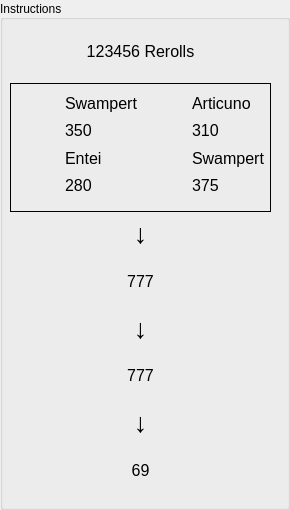
     <widget class="QGroupBox" name="instructionBox">
      <property name="sizePolicy">
       <sizepolicy hsizetype="Fixed" vsizetype="Fixed">
        <horstretch>0</horstretch>
        <verstretch>0</verstretch>
       </sizepolicy>
      </property>
      <property name="minimumSize">
       <size>
        <width>283</width>
        <height>503</height>
       </size>
      </property>
      <property name="title">
       <string>Instructions</string>
      </property>
      <property name="alignment">
       <set>Qt::AlignLeading|Qt::AlignLeft|Qt::AlignVCenter</set>
      </property>
      <property name="flat">
       <bool>false</bool>
      </property>
      <property name="checkable">
       <bool>false</bool>
      </property>
      <widget class="QWidget" name="verticalLayoutWidget">
       <property name="geometry">
        <rect>
         <x>0</x>
         <y>20</y>
         <width>281</width>
         <height>481</height>
        </rect>
       </property>
       <layout class="QVBoxLayout" name="InstructionsLayout" stretch="2,5,1,2,1,2,1,2">
        <property name="leftMargin">
         <number>10</number>
        </property>
        <property name="topMargin">
         <number>5</number>
        </property>
        <property name="rightMargin">
         <number>10</number>
        </property>
        <property name="bottomMargin">
         <number>5</number>
        </property>
        <item>
         <layout class="QHBoxLayout" name="horizontalLayout_6">
          <item>
           <widget class="QLabel" name="labelRerolls">
            <property name="font">
             <font>
              <pointsize>12</pointsize>
             </font>
            </property>
            <property name="text">
             <string>123456 Rerolls</string>
            </property>
            <property name="alignment">
             <set>Qt::AlignCenter</set>
            </property>
           </widget>
          </item>
         </layout>
        </item>
        <item>
         <widget class="QFrame" name="pokeGridFrame">
          <property name="frameShape">
           <enum>QFrame::Box</enum>
          </property>
          <property name="frameShadow">
           <enum>QFrame::Plain</enum>
          </property>
          <property name="lineWidth">
           <number>1</number>
          </property>
          <widget class="QWidget" name="layoutWidget">
           <property name="geometry">
            <rect>
             <x>0</x>
             <y>0</y>
             <width>261</width>
             <height>131</height>
            </rect>
           </property>
           <layout class="QGridLayout" name="pokeGrid">
            <property name="leftMargin">
             <number>6</number>
            </property>
            <property name="topMargin">
             <number>6</number>
            </property>
            <property name="rightMargin">
             <number>6</number>
            </property>
            <property name="bottomMargin">
             <number>15</number>
            </property>
            <property name="verticalSpacing">
             <number>0</number>
            </property>
            <item row="3" column="3">
             <widget class="QLabel" name="labelOppOtherHp">
              <property name="font">
               <font>
                <pointsize>12</pointsize>
               </font>
              </property>
              <property name="text">
               <string>375</string>
              </property>
             </widget>
            </item>
            <item row="2" column="1">
             <widget class="QLabel" name="labelPlayerOtherName">
              <property name="font">
               <font>
                <pointsize>12</pointsize>
               </font>
              </property>
              <property name="text">
               <string>Entei</string>
              </property>
             </widget>
            </item>
            <item row="0" column="2" rowspan="2">
             <widget class="QLabel" name="picOppLead">
              <property name="text">
               <string/>
              </property>
              <property name="pixmap">
               <pixmap resource="res.qrc">:/new/rollIcons/QBPokes/Articuno.png</pixmap>
              </property>
              <property name="alignment">
               <set>Qt::AlignCenter</set>
              </property>
             </widget>
            </item>
            <item row="3" column="1">
             <widget class="QLabel" name="labelPlayerOtherHp">
              <property name="font">
               <font>
                <pointsize>12</pointsize>
               </font>
              </property>
              <property name="text">
               <string>280</string>
              </property>
             </widget>
            </item>
            <item row="0" column="1">
             <widget class="QLabel" name="labelPlayerLeadName">
              <property name="font">
               <font>
                <pointsize>12</pointsize>
               </font>
              </property>
              <property name="text">
               <string>Swampert</string>
              </property>
             </widget>
            </item>
            <item row="0" column="0" rowspan="2">
             <widget class="QLabel" name="picPlayerLead">
              <property name="text">
               <string/>
              </property>
              <property name="pixmap">
               <pixmap resource="res.qrc">:/new/rollIcons/QBPokes/Mewtwo.png</pixmap>
              </property>
              <property name="alignment">
               <set>Qt::AlignCenter</set>
              </property>
             </widget>
            </item>
            <item row="2" column="3">
             <widget class="QLabel" name="labelOppOtherName">
              <property name="font">
               <font>
                <pointsize>12</pointsize>
               </font>
              </property>
              <property name="text">
               <string>Swampert</string>
              </property>
             </widget>
            </item>
            <item row="1" column="3">
             <widget class="QLabel" name="labelOppLeadHp">
              <property name="font">
               <font>
                <pointsize>12</pointsize>
               </font>
              </property>
              <property name="text">
               <string>310</string>
              </property>
             </widget>
            </item>
            <item row="1" column="1">
             <widget class="QLabel" name="labelPlayerLeadHp">
              <property name="font">
               <font>
                <pointsize>12</pointsize>
               </font>
              </property>
              <property name="text">
               <string>350</string>
              </property>
             </widget>
            </item>
            <item row="0" column="3">
             <widget class="QLabel" name="labelOppLeadName">
              <property name="font">
               <font>
                <pointsize>12</pointsize>
               </font>
              </property>
              <property name="text">
               <string>Articuno</string>
              </property>
             </widget>
            </item>
            <item row="2" column="0" rowspan="2">
             <widget class="QLabel" name="picPlayerOther">
              <property name="text">
               <string/>
              </property>
              <property name="pixmap">
               <pixmap resource="res.qrc">:/new/rollIcons/QBPokes/Entei.png</pixmap>
              </property>
              <property name="alignment">
               <set>Qt::AlignCenter</set>
              </property>
             </widget>
            </item>
            <item row="2" column="2" rowspan="2">
             <widget class="QLabel" name="picOppOther">
              <property name="text">
               <string/>
              </property>
              <property name="pixmap">
               <pixmap resource="res.qrc">:/new/rollIcons/QBPokes/Swampert.png</pixmap>
              </property>
              <property name="alignment">
               <set>Qt::AlignCenter</set>
              </property>
             </widget>
            </item>
           </layout>
          </widget>
         </widget>
        </item>
        <item>
         <widget class="QLabel" name="label_39">
          <property name="font">
           <font>
            <pointsize>20</pointsize>
           </font>
          </property>
          <property name="text">
           <string>↓</string>
          </property>
          <property name="alignment">
           <set>Qt::AlignCenter</set>
          </property>
         </widget>
        </item>
        <item>
         <layout class="QHBoxLayout" name="horizontalLayout_4">
          <item>
           <widget class="QLabel" name="labelMemcards">
            <property name="font">
             <font>
              <pointsize>12</pointsize>
             </font>
            </property>
            <property name="text">
             <string>777</string>
            </property>
            <property name="alignment">
             <set>Qt::AlignCenter</set>
            </property>
           </widget>
          </item>
         </layout>
        </item>
        <item>
         <widget class="QLabel" name="label_40">
          <property name="font">
           <font>
            <pointsize>20</pointsize>
           </font>
          </property>
          <property name="text">
           <string>↓</string>
          </property>
          <property name="alignment">
           <set>Qt::AlignCenter</set>
          </property>
         </widget>
        </item>
        <item>
         <layout class="QHBoxLayout" name="horizontalLayout_5">
          <item>
           <widget class="QLabel" name="labelOptionsSaves">
            <property name="font">
             <font>
              <pointsize>12</pointsize>
             </font>
            </property>
            <property name="text">
             <string>777</string>
            </property>
            <property name="alignment">
             <set>Qt::AlignCenter</set>
            </property>
           </widget>
          </item>
         </layout>
        </item>
        <item>
         <widget class="QLabel" name="label_41">
          <property name="font">
           <font>
            <pointsize>20</pointsize>
           </font>
          </property>
          <property name="text">
           <string>↓</string>
          </property>
          <property name="alignment">
           <set>Qt::AlignCenter</set>
          </property>
         </widget>
        </item>
        <item>
         <layout class="QHBoxLayout" name="horizontalLayout_3">
          <item>
           <widget class="QLabel" name="labelNameScreens">
            <property name="font">
             <font>
              <pointsize>12</pointsize>
             </font>
            </property>
            <property name="text">
             <string>69</string>
            </property>
            <property name="alignment">
             <set>Qt::AlignCenter</set>
            </property>
           </widget>
          </item>
         </layout>
        </item>
       </layout>
      </widget>
     </widget>
